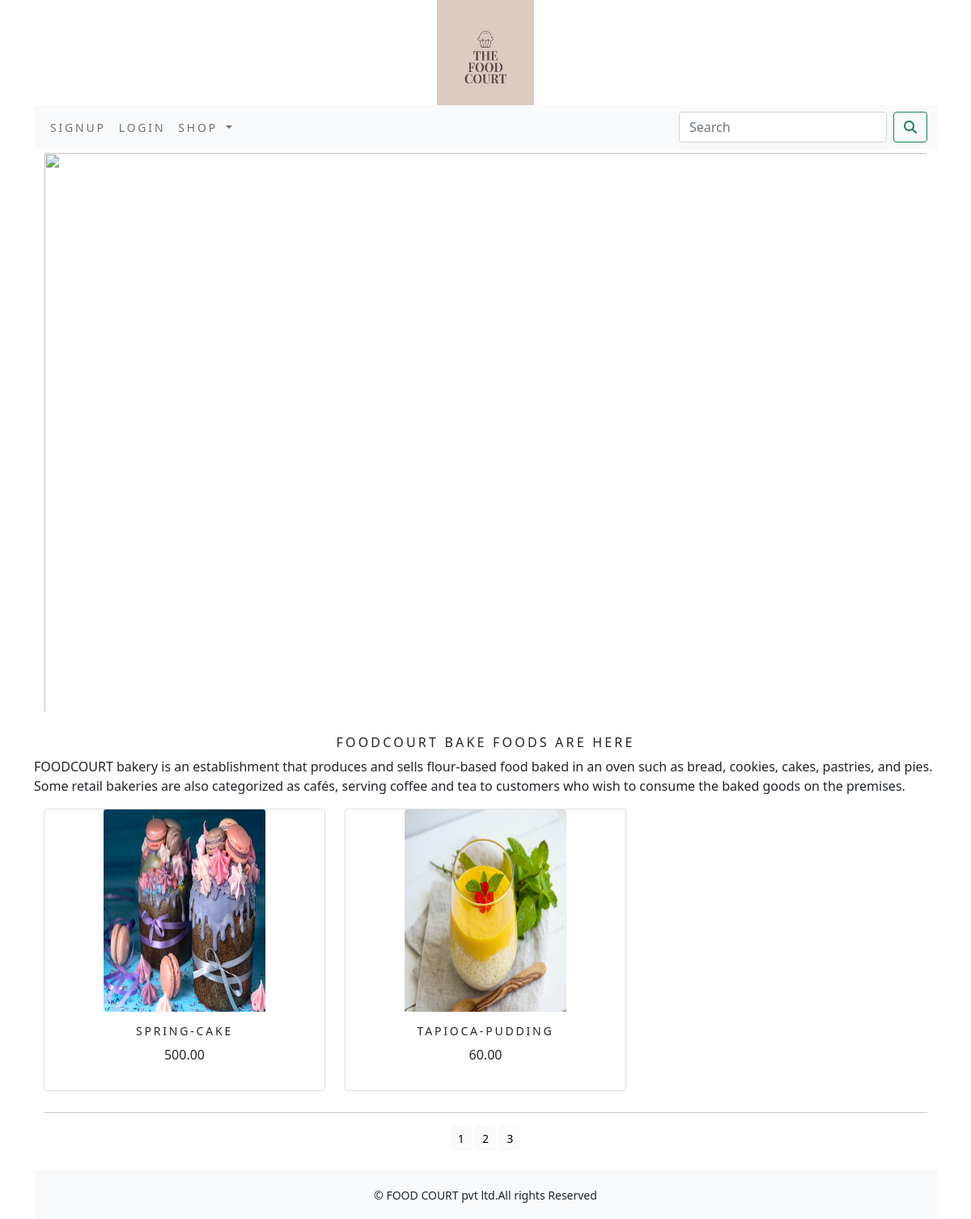
Screenshot of /foodcourt/?page=3 with the database file from the repository.
### foodcourt/models.py (models this page shows, shortened)
class Product(models.Model):
    name=models.CharField(max_length=250,unique=True)
    slug=models.SlugField(max_length=250,unique=True)
    description=models.TextField(blank=True)
    price=models.DecimalField(max_digits=10,decimal_places=2)
    category=models.ForeignKey(Category,on_delete=models.CASCADE)
    image=models.ImageField(upload_to='product',blank=True)
    stock=models.IntegerField()
    available=models.BooleanField(default=True)
    created=models.DateTimeField(auto_now_add=True)
    updated=models.DateTimeField(auto_now=True)
    def get_url(self):
        return  reverse('foodcourt:prodCatdetail',args=[self.category.slug,self.slug])
    class Meta:
        ordering=('name',)
        verbose_name='product'
        verbose_name_plural='products'

### foodcourt/views.py (the view)
# urls.py: path('',views.allProdCat,name='allProdCat'),
def allProdCat(request,c_slug=None):
    c_page=None
    products_list=None
    if c_slug!=None:
        c_page=get_object_or_404(Category,slug=c_slug)
        products_list=Product.objects.all().filter(category=c_page,available=True)
    else:
        products_list=Product.objects.all().filter(available=True)
    paginator=Paginator(products_list,6)
    try:
        page=int(request.GET.get('page','1'))
    except:
        page=1
    try:
        products=paginator.page(page)
    except  (EmptyPage,InvalidPage):
        products=paginator.page(paginator.num_pages)
    return  render(request,"category.html",{'category':c_page,'products':products})

### cart/context_processors.py (called while the page is built)
def counter(request):
    item_count=0
    if 'admin' in request.path:
        return  {}
    else:
        try:
            cart=Cart.objects.filter(cart_id=_cart_id(request))
            car_items=CartItem.objects.all().filter(cart=cart[:1])
            for cart_item in car_items:
                item_count += cart_item.quantity
        except Cart.DoesNotExist:
            item_count =0
    return  dict(item_count=item_count)

### cart/views.py (called while the page is built)
def _cart_id(request):
    cart=request.session.session_key
    if not cart:
        cart=request.session.create()
    return cart

### foodcourt/context_processors.py (called while the page is built)
def menu_links(request):
    links=Category.objects.all()
    return dict(links=links)

### foodcourt/models.py (called while the page is built)
    def get_url(self):
        return  reverse('foodcourt:product_by_category',args=[self.slug])

### templates/category.html (shortened to what this page needs)
{% extends 'base.html' %}
{% load static %}
{% block content %}
<div class="mx-auto">
    {% if category %}
        <img  class="my_image" src="{{category.image.url}}" style="height:350px;" alt="{{category.name}}">
</div><br>
<div>
    <h1 class="text-center my_title">{{category.name}}</h1>
    <p class="text-justify">{{category.desc}}</p>
</div>
{% else %}
<div>
    <center><img  class="my_image my_image_padding" src="{% static 'img/foodtemp3.png'  %}"  style="width:1100px;height:700px" alt=""></center>
</div>
<br>
<div>
    <h1 class="text-center my_title"> FOODCOURT BAKE FOODS ARE HERE</h1>
    <p class="text-justify">FOODCOURT bakery is an establishment that produces and sells flour-based food baked in an oven such as bread, cookies, cakes, pastries, and pies. Some retail bakeries are also categorized as cafés, serving coffee and tea to customers who wish to consume the baked goods on the premises.</p>
</div>
{% endif %}
<div class="container">
    <div class="row mx_auto">
        {% for product in products.object_list %}
        <div class="my_bottom_margin col-9 col-sm-12  col-md-4 xol-lg-4">
            <div class="card text-center" style="min-width:18rem;">
                <a href="{{product.get_url}}"><img class="card-img-top my_image" src="{{product.image.url}}" style="width:200px;height:250px;" alt="{{product.name}}"></a>
            <div class="card-body">
               <h4>{{product.name}}</h4>
                <p>{{product.price}}</p>
            </div>
            </div>
        </div>
        {% endfor %}
    </div>
    <div class="mx-auto">
        {% if products.paginator.num_pages > 1 %}
        <hr>
        <div class="text-center">
            {% for pg in products.paginator.page_range %}
                <a href="?page={{pg}}"  class="btn btn-light btn-sm {% if products.number == pg %} active {% endif %}">{{pg}}</a>
            {% endfor %}
        </div>
        {% endif %}
    </div>
    <br>
</div>
{% endblock %}

### static/css/custom.css (style rules this page uses)
body { font-family: 'Roboto', sans-serif; }
.my_image { width:100%; height:auto; }
.my_title { font-size:16px; text_transform:uppercase; letter-spacing:.2em; }
.my_image_padding { padding:5px; }
.my_bottom_margin { margin-bottom:10px; }
.card-body h4 { font-size:14px; text-transform:uppercase; letter-spacing:.2em }

### rows the page displays
Product: image (picture), name "SPRING-CAKE", price "500.00"
Product: image (picture), name "TAPIOCA-PUDDING", price "60.00"

### other values shown
{{ pg }} "1" "2" "3"
